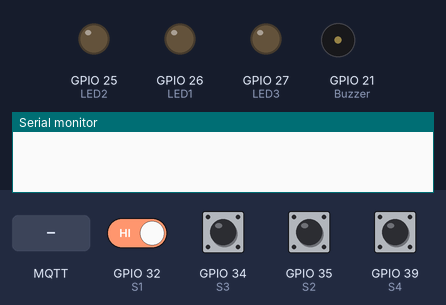
Bench run of a sketch on a simulated ESP32. Shown: output pins drawn as LEDs (lit = HIGH), buzzer (waves = sounding, pin HIGH), the last lines printed to the serial monitor. The inputs (shaded band) are chosen by the test bench; at power-on: GPIO 32 (S1), GPIO 34 (S3), GPIO 35 (S2), GPIO 39 (S4) HIGH. WiFi joins after 1.5 s; servers stay silent unless stated; no MQTT or app messages arrive unless stated; pins used as bus, display or sensor lines are not drawn.

Above: at 0.1 s.
At 3.1 s:
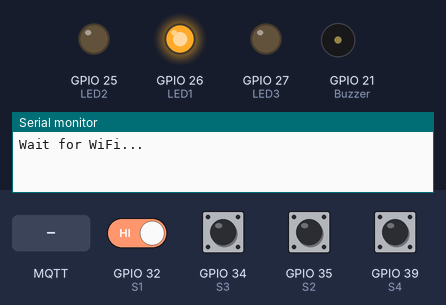
At 8.9 s:
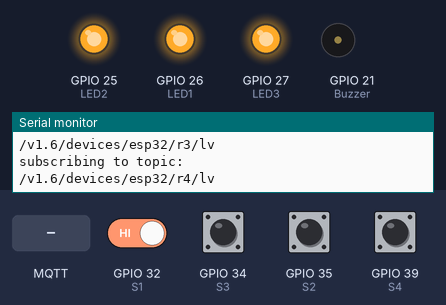
9.0 s: GPIO 32 (S1) driven LOW
10.5 s: MQTT message "0" arrives on the first subscribed topic
Timing chart, 0 to 13.5 s (numbered marks = the images above; inputs shaded):
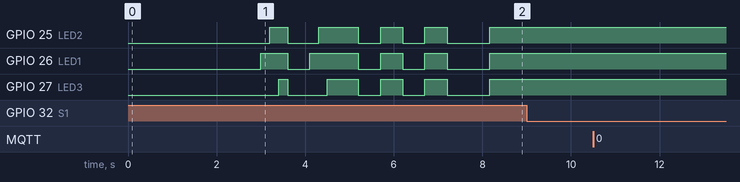

The sketch:

Internet-Manual-Realtime_Feedback_using_ESP32.ino
```cpp
/*
 * Code for Internet and Manual Home Automation with Realtime feedback
 *
 *
 * This code is written by and for techiesms YouTube Channel(http://www.youtube.com/techiesms)
 *
 * This code is made with a lot of effort by our team hence
 * do give credits while using this code for any of your hobby project
 * or college project
 *
 * Rights of this code and logic is reserved by techiesms
 * Using this for commercial purpose withuot permission is
 * subject to violation of Rights
 *
 *
*/

#include <PubSubClient.h> //https://github.com/knolleary/pubsubclient
#include <WiFi.h>
#include <stdio.h>


/****************************************
   Define Constants
 ****************************************/

#define WIFISSID "SSID" // Put your WifiSSID here
#define PASSWORD "PASS" // Put your wifi password here
#define TOKEN "Ubidots Token" // Put your Ubidots' TOKEN

#define VARIABLE_LABEL_SUB_1 "r1" // Assing the variable label to subscribe
#define VARIABLE_LABEL_SUB_2 "r2" // Assing the variable label to subscribe
#define VARIABLE_LABEL_SUB_3 "r3" // Assing the variable label to subscribe
#define VARIABLE_LABEL_SUB_4 "r4" // Assing the variable label to subscribe

#define VARIABLE_LABEL_PUB_1 "r1" // Assing the variable label to subscribe
#define VARIABLE_LABEL_PUB_2 "r2" // Assing the variable label to subscribe
#define VARIABLE_LABEL_PUB_3 "r3" // Assing the variable label to subscribe
#define VARIABLE_LABEL_PUB_4 "r4" // Assing the variable label to subscribe


#define DEVICE_LABEL "esp32" // Assig the device label to subscribe
#define MQTT_CLIENT_NAME "testing" // MQTT client Name, put a Random ASCII

#define S1 32
#define S2 35
#define S3 34
#define S4 39

#define R1 15
#define R2 2
#define R3 4
#define R4 22

#define LED1 26
#define LED2 25
#define LED3 27
#define Buzzer 21

#define DEBUG_SW 0


int switch_ON_Flag1_previous_II = 1;
int switch_ON_Flag1_previous_I = 0;

int switch_ON_Flag2_previous_II = 1;
int switch_ON_Flag2_previous_I = 0;

int switch_ON_Flag3_previous_II = 1;
int switch_ON_Flag3_previous_I = 0;

int switch_ON_Flag4_previous_II = 1;
int switch_ON_Flag4_previous_I = 0;

char mqttBroker[] = "industrial.api.ubidots.com";

const int ERROR_VALUE = 65535;  // Set here an error value

const uint8_t NUMBER_OF_VARIABLES = 4; // Number of variable to subscribe to
char * variable_labels[NUMBER_OF_VARIABLES] = {"r1", "r2", "r3", "r4"};

float CONTROL1; // Name of the variable to be used within the code.
float CONTROL2; // Name of the variable to be used within the code.
float CONTROL3; // Name of the variable to be used within the code.
float CONTROL4; // Name of the variable to be used within the code.

bool DEBUG = 0;
int i, j, k;

float value; // To store incoming value.
uint8_t variable; // To keep track of the state machine and be able to use the switch case.
char payload_publish[100];
char topicToPublish[200];

/****************************************
   Initializate constructors for objects
 ****************************************/

WiFiClient ubidots;
PubSubClient client(ubidots);

/****************************************
   Auxiliar Functions
 ****************************************/

void callback(char* topic, byte* payload, unsigned int length) {
  char* variable_label = (char *) malloc(sizeof(char) * 30);;
  get_variable_label_topic(topic, variable_label);
  value = btof(payload, length);
  set_state(variable_label);
  execute_cases();
  free(variable_label);
}

// Parse topic to extract the variable label which changed value
void get_variable_label_topic(char * topic, char * variable_label) {
  if (DEBUG)Serial.print("topic:");
  Serial.println(topic);
  sprintf(variable_label, "");
  for (int i = 0; i < NUMBER_OF_VARIABLES; i++) {
    char * result_lv = strstr(topic, variable_labels[i]);
    if (result_lv != NULL) {
      uint8_t len = strlen(result_lv);
      char result[100];
      uint8_t i = 0;
      for (i = 0; i < len - 3; i++) {
        result[i] = result_lv[i];
      }
      result[i] = '\0';
      if (DEBUG)Serial.print("Label is: ");
      Serial.println(result);
      sprintf(variable_label, "%s", result);
      break;
    }
  }
}

// cast from an array of chars to float value.
float btof(byte * payload, unsigned int length) {
  char * demo_ = (char *) malloc(sizeof(char) * 10);
  for (int i = 0; i < length; i++) {
    demo_[i] = payload[i];
  }
  return atof(demo_);
}

// State machine to use switch case
void set_state(char* variable_label) {
  variable = 0;
  for (uint8_t i = 0; i < NUMBER_OF_VARIABLES; i++) {
    if (strcmp(variable_label, variable_labels[i]) == 0) {
      break;
    }
    variable++;
  }
  if (variable >= NUMBER_OF_VARIABLES) variable = ERROR_VALUE; // Not valid
}

// Function with switch case to determine which variable changed and assigned the value accordingly to the code variable
void execute_cases() {
  switch (variable) {
    case 0:
      CONTROL1 = value;
      digitalWrite(R1, !value);
      if (DEBUG)Serial.print("CONTROL1: ");
      Serial.println(CONTROL1);
      Serial.println();
      break;
    case 1:
      CONTROL2 = value;
      digitalWrite(R2, !value);
      if (DEBUG)Serial.print("CONTROL2: ");
      Serial.println(CONTROL2);
      Serial.println();
      break;
    case 2:
      CONTROL3 = value;
      digitalWrite(R3, !value);
      if (DEBUG)Serial.print("CONTROL3: ");
      Serial.println(CONTROL3);
      Serial.println();
      break;
    case 3:
      CONTROL4 = value;
      digitalWrite(R4, !value);
      if (DEBUG)Serial.print("CONTROL4: ");
      Serial.println(CONTROL4);
      Serial.println();
      break;

    case ERROR_VALUE:
      Serial.println("error");
      Serial.println();
      break;
    default:
      Serial.println("default");
      Serial.println();
  }

}

void reconnect() {

  int interval = 12000;
  int previousMillis = 0;
  // Loop until we're reconnected
  while (!client.connected()) {
    Serial.println("Attempting MQTT connection...");
    Serial.print(".");
    int currentMillis = millis();

    if (currentMillis - previousMillis >= interval)
    {
      // save the last time you blinked the LED
      previousMillis = currentMillis;
      ESP.restart();
    }
    if (client.connect(MQTT_CLIENT_NAME, TOKEN, ""))
    {
      Serial.println("connected");
      digitalWrite(LED1, HIGH);
      digitalWrite(LED2, HIGH);
      digitalWrite(LED3, HIGH);
    } else
    {
      Serial.print("failed, rc=");
      Serial.print(client.state());
      digitalWrite(LED1, HIGH);
      digitalWrite(LED2, HIGH);
      digitalWrite(LED3, LOW);
      // Wait 2 seconds before retrying
      /**************************************************/
      // call all the required functions here
      Call_ManualAutomation();

      /**************************************************/
    }


    delay(250);
  }
}

void Call_WiFiSetup() {
  int interval = 1000;
  int previousMillis = 0;
  Serial.print("Wait for WiFi... ");
  digitalWrite(LED1, HIGH);
  delay(200);
  digitalWrite(LED2, HIGH);
  delay(200);
  digitalWrite(LED3, HIGH);
  delay(200);

  digitalWrite(LED1, LOW);
  digitalWrite(LED2, LOW);
  digitalWrite(LED3, LOW);
  delay(500);

  digitalWrite(LED1, HIGH);
  delay(200);
  digitalWrite(LED2, HIGH);
  delay(200);
  digitalWrite(LED3, HIGH);
  delay(200);

  while (WiFi.status() != WL_CONNECTED) {
    Serial.print(".");
    if (WiFi.status() == WL_CONNECTED)
      break;
    unsigned long currentMillis = millis();
    if (currentMillis - previousMillis >= interval) {
      // save the last time you blinked the LED
      previousMillis = currentMillis;
      Call_ManualAutomation();

      digitalWrite(LED1, HIGH);
      digitalWrite(LED2, LOW);
      digitalWrite(LED3, LOW);
    }
    delay(250);
  }

  digitalWrite(LED1, HIGH);
  digitalWrite(LED2, HIGH);
  digitalWrite(LED3, HIGH);
  delay(500);
  digitalWrite(LED1, LOW);
  digitalWrite(LED2, LOW);
  digitalWrite(LED3, LOW);
  delay(500);
  digitalWrite(LED1, HIGH);
  digitalWrite(LED2, HIGH);
  digitalWrite(LED3, HIGH);
  delay(500);
  digitalWrite(LED1, LOW);
  digitalWrite(LED2, LOW);
  digitalWrite(LED3, LOW);
  delay(500);
  digitalWrite(LED1, HIGH);
  digitalWrite(LED2, HIGH);
  digitalWrite(LED3, HIGH);
  delay(500);
  digitalWrite(LED1, LOW);
  digitalWrite(LED2, LOW);
  digitalWrite(LED3, LOW);
  delay(500);

}


/****************************************
   Main Functions
 ****************************************/

void setup() {
  Serial.begin(115200);

  pinMode(R1, OUTPUT);
  pinMode(R2, OUTPUT);
  pinMode(R3, OUTPUT);
  pinMode(R4, OUTPUT);

  pinMode(LED1, OUTPUT);
  pinMode(LED2, OUTPUT);
  pinMode(LED3, OUTPUT);
  pinMode(Buzzer, OUTPUT);


  pinMode(S1, INPUT);
  pinMode(S2, INPUT);
  pinMode(S3, INPUT);
  pinMode(S4, INPUT);

  WiFi.begin(WIFISSID, PASSWORD);
  Serial.println();
  Serial.println();
  delay(3000);
  /*************/
  Call_WiFiSetup();
  /*************/
  Serial.println("");
  Serial.println("WiFi connected");
  Serial.println("IP address: ");
  Serial.println(WiFi.localIP());
  client.setServer(mqttBroker, 1883);
  client.setCallback(callback);
}

void Call_SUB() {

  // Subscribes for getting the value of the control variable in the temperature-box device
  char topicToSubscribe_variable_1[200];
  sprintf(topicToSubscribe_variable_1, "%s", ""); // Cleans the content of the char
  sprintf(topicToSubscribe_variable_1, "%s%s", "/v1.6/devices/", DEVICE_LABEL);
  sprintf(topicToSubscribe_variable_1, "%s/%s/lv", topicToSubscribe_variable_1, VARIABLE_LABEL_SUB_1);
  Serial.println("subscribing to topic:");
  Serial.println(topicToSubscribe_variable_1);
  client.subscribe(topicToSubscribe_variable_1);

  char topicToSubscribe_variable_2[200];
  sprintf(topicToSubscribe_variable_2, "%s", ""); // Cleans the content of the char
  sprintf(topicToSubscribe_variable_2, "%s%s", "/v1.6/devices/", DEVICE_LABEL);
  sprintf(topicToSubscribe_variable_2, "%s/%s/lv", topicToSubscribe_variable_2, VARIABLE_LABEL_SUB_2);
  Serial.println("subscribing to topic:");
  Serial.println(topicToSubscribe_variable_2);
  client.subscribe(topicToSubscribe_variable_2);

  char topicToSubscribe_variable_3[200];
  sprintf(topicToSubscribe_variable_3, "%s", ""); // Cleans the content of the char
  sprintf(topicToSubscribe_variable_3, "%s%s", "/v1.6/devices/", DEVICE_LABEL);
  sprintf(topicToSubscribe_variable_3, "%s/%s/lv", topicToSubscribe_variable_3, VARIABLE_LABEL_SUB_3);
  Serial.println("subscribing to topic:");
  Serial.println(topicToSubscribe_variable_3);
  client.subscribe(topicToSubscribe_variable_3);

  char topicToSubscribe_variable_4[200];
  sprintf(topicToSubscribe_variable_4, "%s", ""); // Cleans the content of the char
  sprintf(topicToSubscribe_variable_4, "%s%s", "/v1.6/devices/", DEVICE_LABEL);
  sprintf(topicToSubscribe_variable_4, "%s/%s/lv", topicToSubscribe_variable_4, VARIABLE_LABEL_SUB_4);
  Serial.println("subscribing to topic:");
  Serial.println(topicToSubscribe_variable_4);
  client.subscribe(topicToSubscribe_variable_4);

}

void Call_SwitchControl() {
  if (digitalRead(S1) == LOW)
  {

    if (switch_ON_Flag1_previous_I == 0 )
    {
      digitalWrite(R1, LOW);
      Serial.println("Relay1- ON");

      sprintf(topicToPublish, "%s", ""); // Cleans the content of the char
      sprintf(topicToPublish, "%s%s", "/v1.6/devices/", DEVICE_LABEL);
      sprintf(payload_publish, "{\"%s\":%s}", VARIABLE_LABEL_PUB_1, "1"); // Adds the variable label
      // sprintf(payload_publish, "%s,\"%s\":%s}", payload_publish, VARIABLE_LABEL_PUB_1, "1"); // Adds the variable label
      Serial.println("publishing to topic:");
      Serial.println(topicToPublish);
      Serial.println("Payload published:");
      Serial.println(payload_publish);
      client.publish(topicToPublish, payload_publish);
      delay(100);
      switch_ON_Flag1_previous_I = 1;
      switch_ON_Flag1_previous_II = 1;
    }
    if (DEBUG_SW) Serial.println("Switch1 -ON");
    //delay(200);

  }
  if (digitalRead(S1) == HIGH )
  {

    if (switch_ON_Flag1_previous_II == 1)
    {
      digitalWrite(R1, HIGH);
      Serial.println("Relay OFF");

      sprintf(topicToPublish, "%s", ""); // Cleans the content of the char
      sprintf(topicToPublish, "%s%s", "/v1.6/devices/", DEVICE_LABEL);
      sprintf(payload_publish, "{\"%s\":%s}", VARIABLE_LABEL_PUB_1, "0"); // Adds the variable label
      //sprintf(payload_publish, "%s,\"%s\":%s}", payload_publish, VARIABLE_LABEL_PUB_1, "0"); // Adds the variable label
      Serial.println("publishing to topic:");
      Serial.println(topicToPublish);
      Serial.println("Payload published:");
      Serial.println(payload_publish);
      client.publish(topicToPublish, payload_publish);
      delay(100);
      switch_ON_Flag1_previous_II = 0;
      switch_ON_Flag1_previous_I = 0;
    }
    if (DEBUG_SW)Serial.println("Switch1 OFF");
    //delay(200);
  }
  /*********************************************************************/
  /*********************************************************************/
  if (digitalRead(S2) == LOW)
  {

    if (switch_ON_Flag2_previous_I == 0)
    {
      digitalWrite(R2, LOW);
      Serial.println("Relay2 ON");

      sprintf(topicToPublish, "%s", ""); // Cleans the content of the char
      sprintf(topicToPublish, "%s%s", "/v1.6/devices/", DEVICE_LABEL);
      sprintf(payload_publish, "{\"%s\":%s}", VARIABLE_LABEL_PUB_2, "1"); // Adds the variable label
      // sprintf(payload_publish, "%s,\"%s\":%s}", payload_publish, VARIABLE_LABEL_PUB_2, str_sensor2); // Adds the variable label
      Serial.println("publishing to topic:");
      Serial.println(topicToPublish);
      Serial.println("Payload published:");
      Serial.println(payload_publish);
      client.publish(topicToPublish, payload_publish);
      delay(100);
      switch_ON_Flag2_previous_II = 1;
      switch_ON_Flag2_previous_I = 1;
    }

    if (DEBUG_SW)Serial.println("Switch2 ON");
    //delay(200);
  }
  if (digitalRead(S2) == HIGH)
  {

    if (switch_ON_Flag2_previous_II  == 1)
    {
      digitalWrite(R2, HIGH);
      Serial.println("Relay2 OFF");

      sprintf(topicToPublish, "%s", ""); // Cleans the content of the char
      sprintf(topicToPublish, "%s%s", "/v1.6/devices/", DEVICE_LABEL);
      sprintf(payload_publish, "{\"%s\":%s}", VARIABLE_LABEL_PUB_2, "0"); // Adds the variable label
      // sprintf(payload_publish, "%s,\"%s\":%s}", payload_publish, VARIABLE_LABEL_PUB_2, str_sensor2); // Adds the variable label
      Serial.println("publishing to topic:");
      Serial.println(topicToPublish);
      Serial.println("Payload published:");
      Serial.println(payload_publish);
      client.publish(topicToPublish, payload_publish);
      delay(100);
      switch_ON_Flag2_previous_II = 0;
      switch_ON_Flag2_previous_I = 0;
    }

    if (DEBUG_SW)Serial.println("Switch2 OFF");
    //delay(200);
  }
  /*********************************************************************/
  /*********************************************************************/
  if (digitalRead(S3) == LOW)
  {

    if (switch_ON_Flag3_previous_I == 0)
    {
      digitalWrite(R3, LOW);
      Serial.println("Relay3 ON");

      sprintf(topicToPublish, "%s", ""); // Cleans the content of the char
      sprintf(topicToPublish, "%s%s", "/v1.6/devices/", DEVICE_LABEL);
      sprintf(payload_publish, "{\"%s\":%s}", VARIABLE_LABEL_PUB_3, "1"); // Adds the variable label
      // sprintf(payload_publish, "%s,\"%s\":%s}", payload_publish, VARIABLE_LABEL_PUB_2, str_sensor2); // Adds the variable label
      Serial.println("publishing to topic:");
      Serial.println(topicToPublish);
      Serial.println("Payload published:");
      Serial.println(payload_publish);
      client.publish(topicToPublish, payload_publish);
      delay(100);
      switch_ON_Flag3_previous_II = 1;
      switch_ON_Flag3_previous_I = 1;
    }

    if (DEBUG_SW)Serial.println("Switch3 ON");
    //delay(200);
  }
  if (digitalRead(S3) == HIGH)
  {

    if (switch_ON_Flag3_previous_II == 1)
    {
      digitalWrite(R3, HIGH);
      Serial.println("Relay3 OFF");

      sprintf(topicToPublish, "%s", ""); // Cleans the content of the char
      sprintf(topicToPublish, "%s%s", "/v1.6/devices/", DEVICE_LABEL);
      sprintf(payload_publish, "{\"%s\":%s}", VARIABLE_LABEL_PUB_3, "0"); // Adds the variable label
      // sprintf(payload_publish, "%s,\"%s\":%s}", payload_publish, VARIABLE_LABEL_PUB_2, str_sensor2); // Adds the variable label
      Serial.println("publishing to topic:");
      Serial.println(topicToPublish);
      Serial.println("Payload published:");
      Serial.println(payload_publish);
      client.publish(topicToPublish, payload_publish);
      delay(100);
      switch_ON_Flag3_previous_II = 0;
      switch_ON_Flag3_previous_I = 0;
    }

    if (DEBUG_SW)Serial.println("Switch3 OFF");
    //delay(200);
  }
  /*********************************************************************/
  /*********************************************************************/
  if (digitalRead(S4) == LOW)
  {

    if (switch_ON_Flag4_previous_I == 0)
    {
      digitalWrite(R4, LOW);
      Serial.println("Relay4 ON");

      sprintf(topicToPublish, "%s", ""); // Cleans the content of the char
      sprintf(topicToPublish, "%s%s", "/v1.6/devices/", DEVICE_LABEL);
      sprintf(payload_publish, "{\"%s\":%s}", VARIABLE_LABEL_PUB_4, "1"); // Adds the variable label
      // sprintf(payload_publish, "%s,\"%s\":%s}", payload_publish, VARIABLE_LABEL_PUB_2, str_sensor2); // Adds the variable label
      Serial.println("publishing to topic:");
      Serial.println(topicToPublish);
      Serial.println("Payload published:");
      Serial.println(payload_publish);
      client.publish(topicToPublish, payload_publish);
      delay(100);
      switch_ON_Flag4_previous_II = 1;
      switch_ON_Flag4_previous_I = 1;
    }

    if (DEBUG_SW)Serial.println("Switch4 ON");
    //delay(200);
  }
  if (digitalRead(S4) == HIGH)
  {

    if (switch_ON_Flag4_previous_II == 1)
    {

      digitalWrite(R4, HIGH);
      Serial.println("Relay4 OFF");

      sprintf(topicToPublish, "%s", ""); // Cleans the content of the char
      sprintf(topicToPublish, "%s%s", "/v1.6/devices/", DEVICE_LABEL);
      sprintf(payload_publish, "{\"%s\":%s}", VARIABLE_LABEL_PUB_4, "0"); // Adds the variable label
      Serial.println("publishing to topic:");
      Serial.println(topicToPublish);
      Serial.println("Payload published:");
      Serial.println(payload_publish);
      client.publish(topicToPublish, payload_publish);
      delay(100);
      switch_ON_Flag4_previous_II = 0;
      switch_ON_Flag4_previous_I = 0;
    }
    if (DEBUG_SW)Serial.println("Switch4 OFF");
    //delay(200);
  }

}


void Call_ManualAutomation() {
  Serial.println("Manual Automation");
  digitalWrite(R1, digitalRead(S1));
  Serial.println("Relay-1: ");
  Serial.println(digitalRead(S1));
  delay(1);
  digitalWrite(R2, digitalRead(S2));
  Serial.println("Relay-2: ");
  Serial.println(digitalRead(S2));
  delay(1);
  digitalWrite(R3, digitalRead(S3));
  Serial.println("Relay-3: ");
  Serial.println(digitalRead(S3));
  delay(1);
  digitalWrite(R4, digitalRead(S4));
  Serial.println("Relay-4: ");
  Serial.println(digitalRead(S4));
  delay(1);
}


void loop() {
  if (WiFi.status() != WL_CONNECTED) {
    Call_WiFiSetup();
  }
  Call_SwitchControl();
  if (!client.connected()) {
    reconnect();
    Call_SUB();
  }


  client.loop();
  delay(1);

}
```
